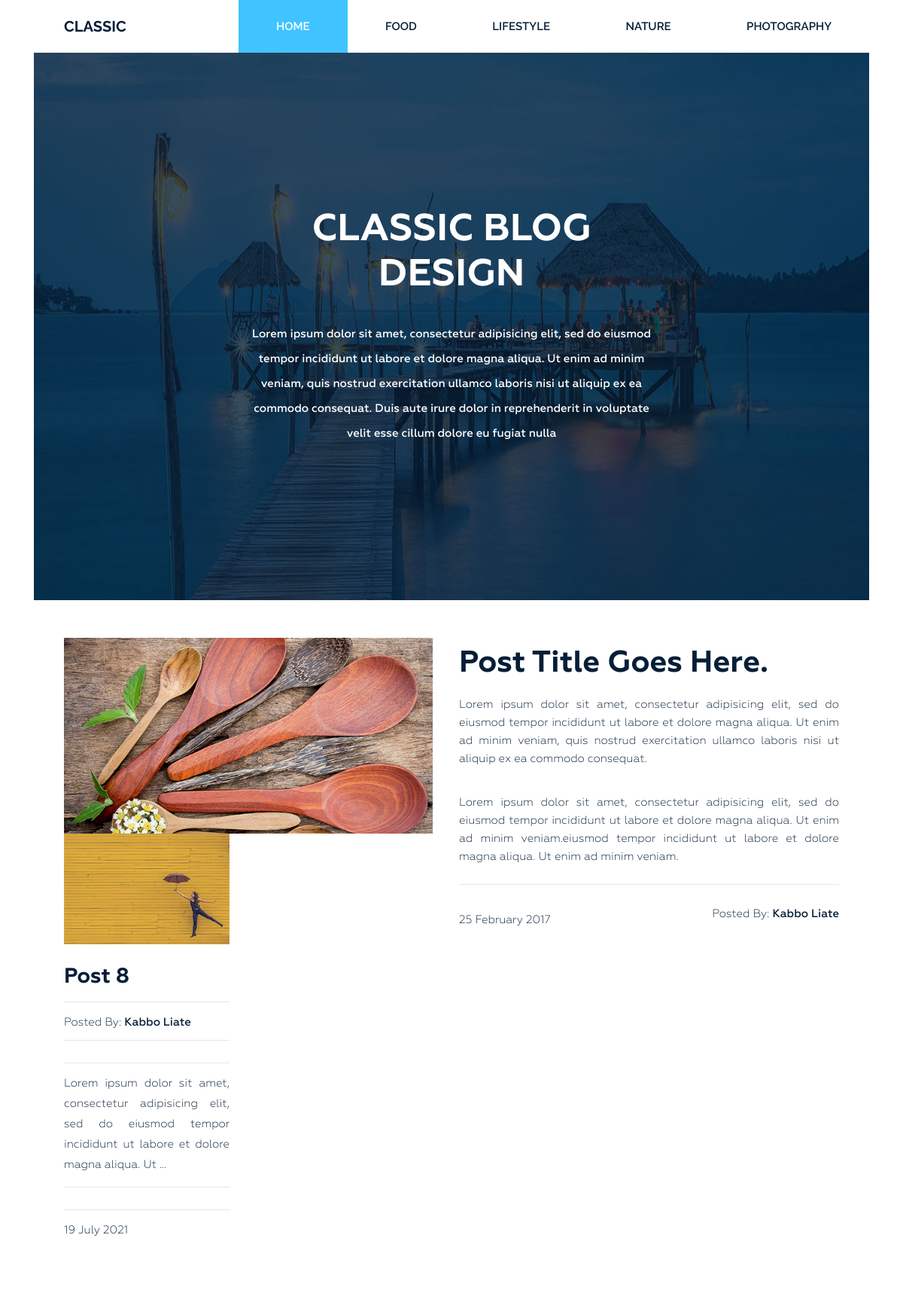
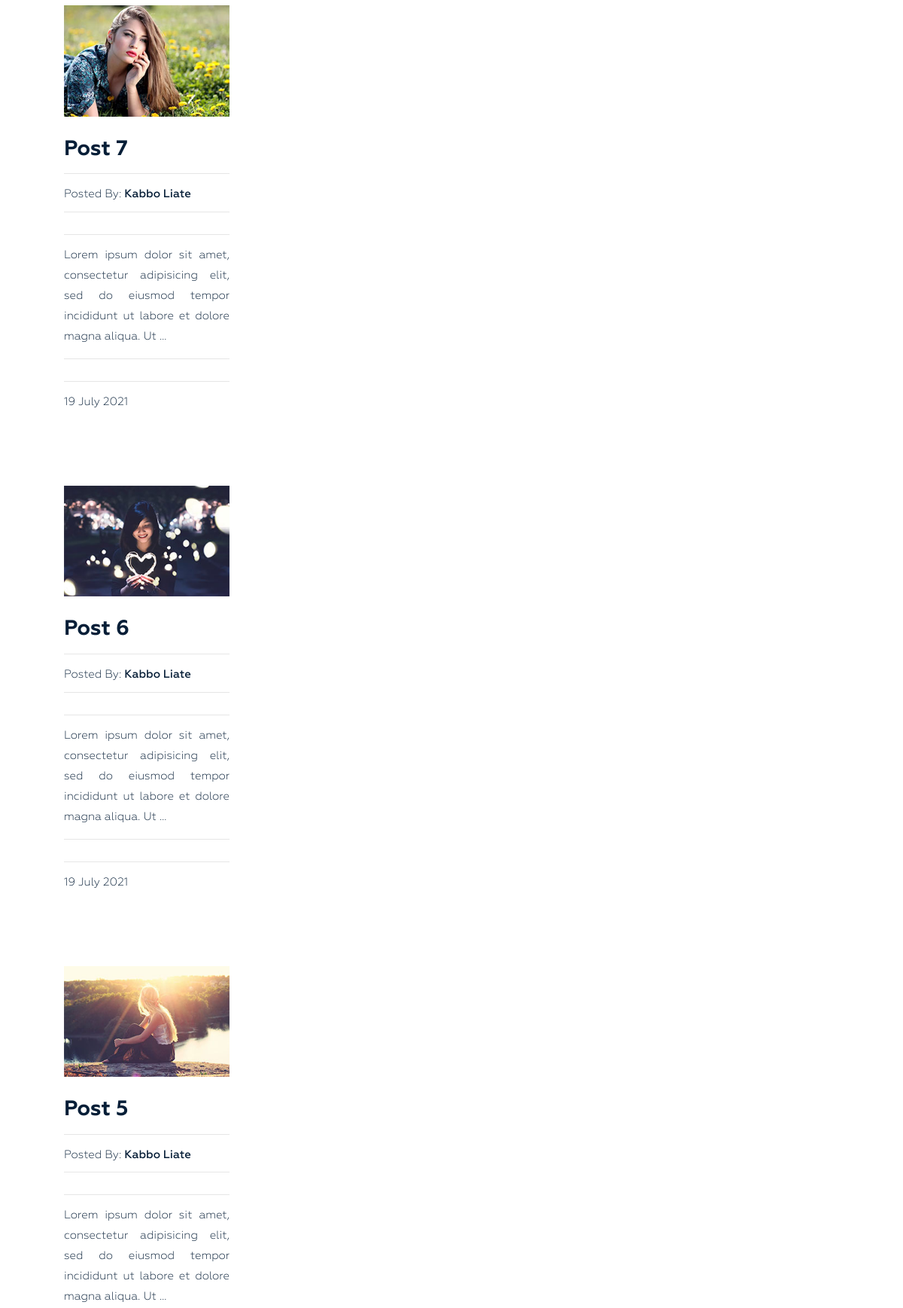
The page / (upper part) on the database its author committed (2 pictures, top to bottom).
### blog/models.py (models this page shows, shortened)
class Category(models.Model):
    title = models.CharField(max_length=50)
    slug = models.SlugField(max_length=50, unique=True)
    def get_absolute_url(self):
        return reverse("category", kwargs={"slug": self.slug})
    class Meta:
        ordering = ['title']
        verbose_name_plural = 'Categories'

class Post(models.Model):
    title = models.CharField(max_length=255)
    slug = models.SlugField(max_length=255, unique=True)
    author = models.CharField(max_length=100)
    content = models.TextField(blank=True)
    created_at = models.DateTimeField(auto_now_add=True)
    photo = models.ImageField(upload_to='photos/%Y/%m/%d/', blank=True)
    views = models.IntegerField(default=0)
    category = models.ForeignKey(Category, on_delete=models.PROTECT, related_name='posts')
    tags = models.ManyToManyField(Tag, blank=True, related_name='posts')
    class Meta:
        ordering = ['-created_at']
    def get_absolute_url(self):
        return reverse("post", kwargs={"slug": self.slug})

### blog/views.py (the view)
# urls.py: path('', Home.as_view(), name='home'),
class Home(ListView):
    model = Post
    template_name = 'blog/index.html'
    context_object_name = 'posts'
    paginate_by = 4
    def get_context_data(self, **kwargs):
        context = super().get_context_data(**kwargs)
        context['title'] = 'Classic Blog Design'
        return context

### blog/templatetags/menu.py (called while the page is built)
@register.inclusion_tag('blog/menu_tpl.html')
def show_menu(menu_class='menu'):
    categories = Category.objects.all()
    return {"categories": categories, "menu_class": menu_class}

### blog/templates/blog/index.html (shortened to what this page needs)
{% extends 'base.html' %}
{% load static %}
{% block content %}
<section class="bg-text-area">
    <div class="container">
        <div class="row">
            <div class="col-md-12">
                <div class="bg-text">
                    <h3>Classic BLOG Design</h3>
                    <p>Lorem ipsum dolor sit amet, consectetur adipisicing elit, sed do eiusmod tempor incididunt ut
                        labore et dolore magna aliqua. Ut enim ad minim veniam, quis nostrud exercitation ullamco
                        laboris nisi ut aliquip ex ea commodo consequat. Duis aute irure dolor in reprehenderit in
                        voluptate velit esse cillum dolore eu fugiat nulla </p>
                </div>
            </div>
        </div>
    </div>
</section>
<section class="blog-post-area">
    <div class="container">
        <div class="row">
            <div class="blog-post-area-style">
                <div class="col-md-12">
                    <div class="single-post-big">
                        <div class="big-image">
                            <img src="{% static 'img/post-image1.jpg' %}" alt="">
                        </div>
                        <div class="big-text">
                            <h3><a href="#">Post Title Goes Here.</a></h3>
                            <p>Lorem ipsum dolor sit amet, consectetur adipisicing elit, sed do eiusmod tempor
                                incididunt ut labore et dolore magna aliqua. Ut enim ad minim veniam, quis nostrud
                                exercitation ullamco laboris nisi ut aliquip ex ea commodo consequat.</p>
                            <p>Lorem ipsum dolor sit amet, consectetur adipisicing elit, sed do eiusmod tempor
                                incididunt ut labore et dolore magna aliqua. Ut enim ad minim veniam.eiusmod tempor
                                incididunt ut labore et dolore magna aliqua. Ut enim ad minim veniam.</p>
                            <h4><span class="date">25 February 2017</span><span class="author">Posted By: <span
                                        class="author-name">Kabbo Liate</span></span>
                            </h4>
                        </div>
                    </div>
                </div>
                {% for post in posts %}
                <div class="col-md-3">
                    <div class="single-post">
                        {% if post.photo %}
                        <img src="{{ post.photo.url }}" alt="{{ post.title }}">
                        {% else %}
                        <img src="https://picsum.photos/id/1060/300/201/?blur=2" alt="{{ post.title }}">
                        {% endif %}
                        <h3><a href="{{ post.get_absolute_url }}">{{ post.title }}</a></h3>
                        <h4><span>Posted By: <span class="author-name">{{ post.author }}</span></span>
                        </h4>
                        <p>{{ post.content|truncatewords_html:20|safe }}</p>
                        <h4><span>{{ post.created_at|date:"j F Y" }}</span></h4>
                    </div>
                </div>
                {% endfor %}
            </div>
        </div>
    </div>
</section>
{% endblock content %}

### static/style.css (style rules this page uses)
.wrapper header.header .menu { margin: 0 }
.wrapper header.header .menu ul { float: right; margin: 0; padding: 0; margin-right: 4px; }
.wrapper header.header .menu ul li { display: inline-block; list-style: outside none none; margin: 0 -4px 0 0; }
.wrapper header.header .menu ul li a { color: rgb(6, 30, 55); font-family: "Raleway", sans-serif; font-size: 15px; font-weight: 600; line-height: 70px; padding: 26px 50px; text-decoration: none; text-transform: uppercase; }
.wrapper header.header .menu ul li.active a { background: #40c4ff; color: #fff; }
.wrapper section.bg-text-area .bg-text { background-image: url(img/bg-iamges.jpg); background-size: 100% 100%; padding: 205px 280px; }
.wrapper section.bg-text-area .bg-text h3 { color: #fff; font-family: Geometria; font-size: 50px; font-weight: 700; text-align: center; text-transform: uppercase; margin: 0; }
.wrapper section.bg-text-area .bg-text p { color: #fff; font-family: Geometria; font-size: 15px; font-weight: 500; line-height: 33px; margin: 32px 0 0; text-align: center; }
section.blog-post-area { margin-top: 50px; }
section.blog-post-area .big-image { float: left; width: 50%; padding-right: 35px; }
section.blog-post-area .big-text { float: right; width: 50%; padding-right: 20px; }
section.blog-post-area img { width: 100%; }
section.blog-post-area .big-text h3 { margin: 10px 0 0; }
section.blog-post-area .big-text h3 a { font-family: Geometria; font-weight: 700; font-size: 40px; color: #061e37; text-decoration: none; }
section.blog-post-area .big-text p { color: #061e37; font-family: Geometria; font-size: 15px; font-weight: 400; line-height: 24px; padding-top: 18px; text-align: justify; text-decoration: none; }
section.blog-post-area .big-text h4 { margin-top: 25px; padding-top: 30px; position: relative; }
section.blog-post-area .big-text h4::before { background: #e6e6e6 none repeat scroll 0 0; content: ""; height: 1px; position: absolute; top: 0; width: 100%; }
section.blog-post-area .single-post { padding-right: 20px; margin: 100px 0px 0px; }
section.blog-post-area h4 span { font-family: Geometria; font-weight: 400; font-size: 15px; color: #061e37; text-decoration: none; }
section.blog-post-area .big-text h4 span.author { float: right }
section.blog-post-area h4 span.author-name { font-weight: 500; }
.blog-post-area .single-post h3 a { font-family: Geometria; font-size: 28px; font-weight: 700; text-decoration: none; color: #061e37; }
.blog-post-area .single-post p { color: #061e37; font-family: Geometria; font-size: 15px; font-weight: 400; line-height: 27px; padding-top: 14px; position: relative; text-align: justify; }
.blog-post-area .single-post h4 { margin-bottom: 12px; padding-top: 10px; position: relative; }
.blog-post-area .single-post h4::before { background: #e6e6e6 none repeat scroll 0 0; content: ""; height: 1px; position: absolute; top: 0; width: 100%; }
.blog-post-area .single-post p::before { background: #e6e6e6 none repeat scroll 0 0; content: ""; height: 1px; position: absolute; top: 0; width: 100%; }
.blog-post-area .single-post h3 { margin: 25px 0 15px; }
.blog-post-area .blog-post-area-style { margin: 0 20px 0 40px; }

### rows shown on the page
Category: title "FOOD"
Category: title "LIFESTYLE"
Category: title "NATURE"
Category: title "PHOTOGRAPHY"
Post: photo (picture), title "Post 8", author "Kabbo Liate", content "Lorem ipsum dolor sit amet, consectetur adipisicing elit, sed do eiusmod tempor incididunt ut labore et dolore magna aliqua. Ut …", created_at "19 July 2021"
Post: photo (picture), title "Post 7", author "Kabbo Liate", content "Lorem ipsum dolor sit amet, consectetur adipisicing elit, sed do eiusmod tempor incididunt ut labore et dolore magna aliqua. Ut …", created_at "19 July 2021"
Post: photo (picture), title "Post 6", author "Kabbo Liate", content "Lorem ipsum dolor sit amet, consectetur adipisicing elit, sed do eiusmod tempor incididunt ut labore et dolore magna aliqua. Ut …", created_at "19 July 2021"
Post: photo (picture), title "Post 5", author "Kabbo Liate", content "Lorem ipsum dolor sit amet, consectetur adipisicing elit, sed do eiusmod tempor incididunt ut labore et dolore magna aliqua. Ut …"
